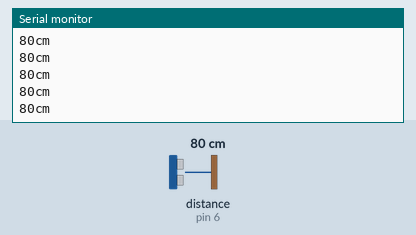
This sketch was run on a simulated Arduino Uno, built with avr-gcc and run on an emulated ATmega328P. On the bench: the last lines printed to the serial monitor. Wiring (inferred from the names in the program): ultrasonic range finder: trigger pin 4; echo pin 6. The inputs (shaded band) are chosen by the test bench; at power-on: distance to the obstacle (sensor on pin 6) 80 cm. The echo pulse lasts 58.3 µs per cm.

Above: at 1.2 s.
1.3 s: distance to the obstacle (sensor on pin 6) set to 2 cm
At 1.48 s:
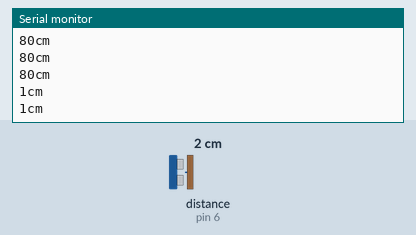
2.8 s: distance to the obstacle (sensor on pin 6) set to 120 cm
At 2.89 s:
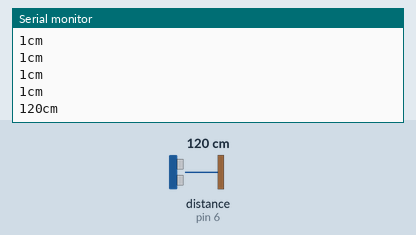
Timing chart, 0 to 5.8 s (numbered marks = the images above; inputs shaded):
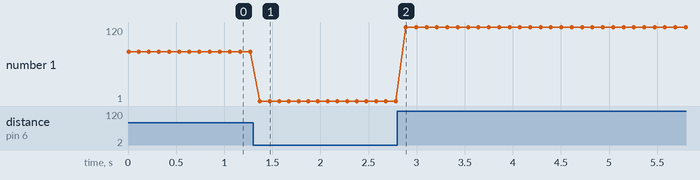

Measured:
- after the input at 1.3 s, the serial monitor: prints a new line after 0.07 s (image 1)
- after the input at 2.8 s, the serial monitor: prints a new line after 0.09 s (image 2)
- plotted number 1: 80 → 1 after the input at 1.3 s, 1 → 120 after the input at 2.8 s

The sketch:

ultra_sonik_sensor.ino
```cpp
const int pingPin = 4; // Trigger Pin of Ultrasonic Sensor
const int echoPin = 6; // Echo Pin of Ultrasonic Sensor

void setup() {
   Serial.begin(9600); // Starting Serial Terminal
}

void loop() {
   long duration, inches, cm;
   pinMode(pingPin, OUTPUT);
   digitalWrite(pingPin, LOW);
   delayMicroseconds(2);
   digitalWrite(pingPin, HIGH);
   delayMicroseconds(10);
   digitalWrite(pingPin, LOW);
   pinMode(echoPin, INPUT);
   duration = pulseIn(echoPin, HIGH);
   cm = microsecondsToCentimeters(duration);

   Serial.print(cm);
   Serial.print("cm");
   Serial.println();
   delay(100);
}

long microsecondsToInches(long microseconds) {
   return microseconds / 74 / 2;
}

long microsecondsToCentimeters(long microseconds) {
   return microseconds / 29 / 2;
}
```
